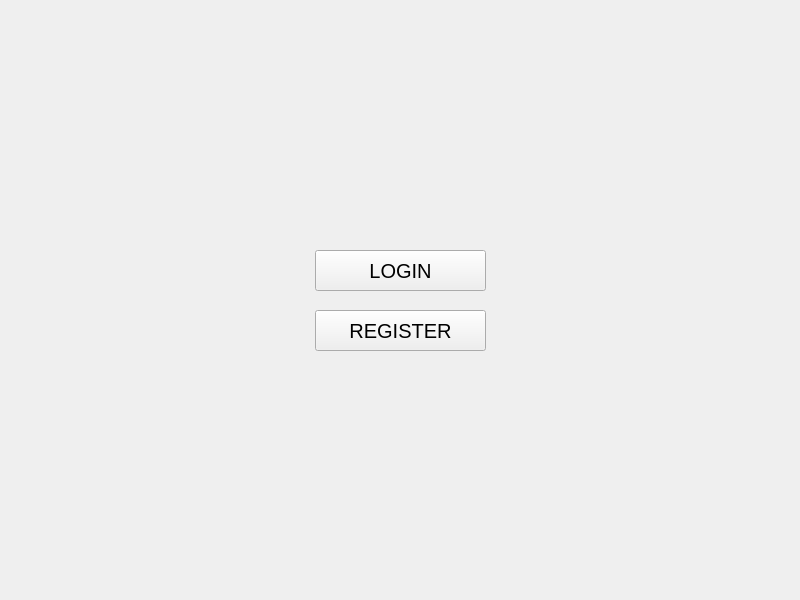
<?xml version="1.0" encoding="UTF-8"?>
<ui version="4.0">
 <class>StartMenu</class>
 <widget class="QWidget" name="StartMenu">
  <property name="geometry">
   <rect>
    <x>0</x>
    <y>0</y>
    <width>800</width>
    <height>600</height>
   </rect>
  </property>
  <property name="sizePolicy">
   <sizepolicy hsizetype="Fixed" vsizetype="Fixed">
    <horstretch>0</horstretch>
    <verstretch>0</verstretch>
   </sizepolicy>
  </property>
  <property name="maximumSize">
   <size>
    <width>800</width>
    <height>600</height>
   </size>
  </property>
  <property name="font">
   <font>
    <family>Arial</family>
    <pointsize>15</pointsize>
   </font>
  </property>
  <property name="windowTitle">
   <string>Form</string>
  </property>
  <widget class="QPushButton" name="pushButton1">
   <property name="geometry">
    <rect>
     <x>315</x>
     <y>250</y>
     <width>171</width>
     <height>41</height>
    </rect>
   </property>
   <property name="text">
    <string>LOGIN</string>
   </property>
  </widget>
  <widget class="QPushButton" name="pushButton2">
   <property name="geometry">
    <rect>
     <x>315</x>
     <y>310</y>
     <width>171</width>
     <height>41</height>
    </rect>
   </property>
   <property name="text">
    <string>REGISTER</string>
   </property>
  </widget>
 </widget>
 <resources/>
 <connections/>
</ui>
